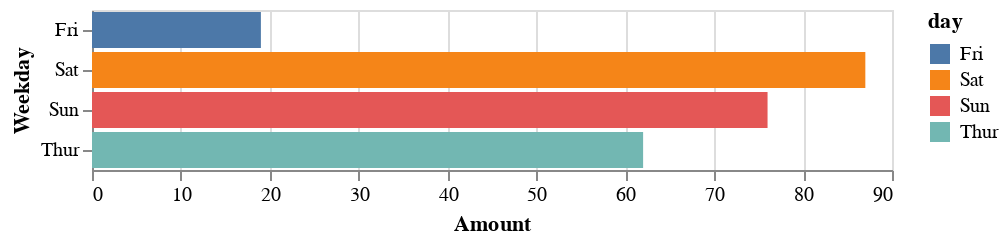

The code cell stored with this chart in its notebook:
### Code cell
# Staafgrafiek met Altair: mark_bar()
alt.Chart(tips).mark_bar().encode(
    x=alt.X("count()",
            axis=alt.Axis(title="Amount")),
    y=alt.Y("day:O", 
            axis=alt.Axis(title="Weekday")),
    color='day')
# TODO: Volgorde weekdagen wordt niet gerespecteerd

### Figure 1 — Vega-Lite specification as saved in the notebook (floating-point values rounded to 4 significant figures; data arrays with more than 128 entries replaced by an {"elided": "..."} marker saying what was removed)
{"config": {"view": {"continuousWidth": 400, "continuousHeight": 300}}, "data": {"name": "data-362d1a3aede62850ce7cd49b1d5f5d1d"}, "mark": "bar", "encoding": {"color": {"type": "nominal", "field": "day"}, "x": {"type": "quantitative", "aggregate": "count", "axis": {"title": "Amount"}}, "y": {"type": "ordinal", "axis": {"title": "Weekday"}, "field": "day"}}, "$schema": "https://vega.github.io/schema/vega-lite/v4.8.1.json", "datasets": {"data-362d1a3aede62850ce7cd49b1d5f5d1d": {"elided": "244 records"}}}
